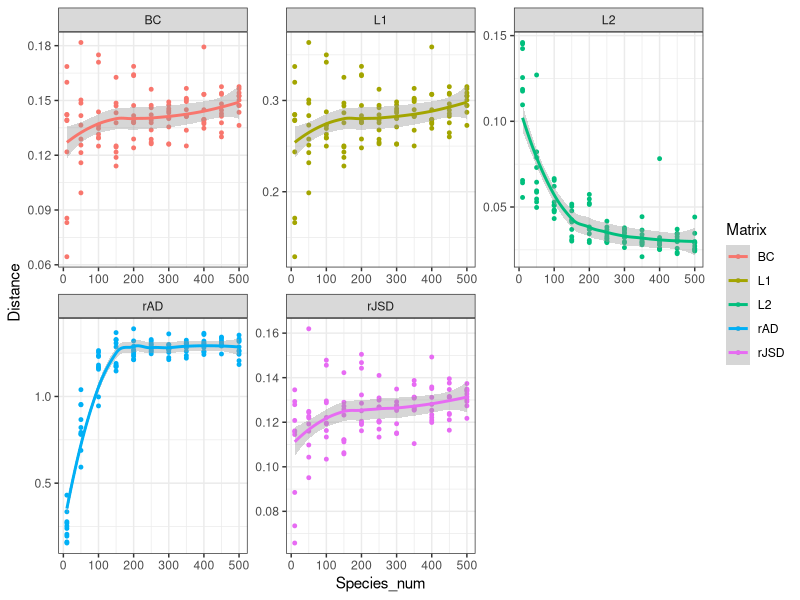

Source code (R):
#Library R packages
library(RColorBrewer)
library(ggplot2)

#Read plot data
Plot.Fig4 <- read.table("Figure4_metadata_and_organized_metrics.txt", header=T, sep = "\t")

#Plot
ggplot(data=Plot.Fig4 ,aes(x=Species_num, y=Distance, color=Matrix))+
  geom_point(size=1)+
  geom_smooth(level = 0.95)+
  theme_bw() + facet_wrap(~Matrix, scales = "free")
